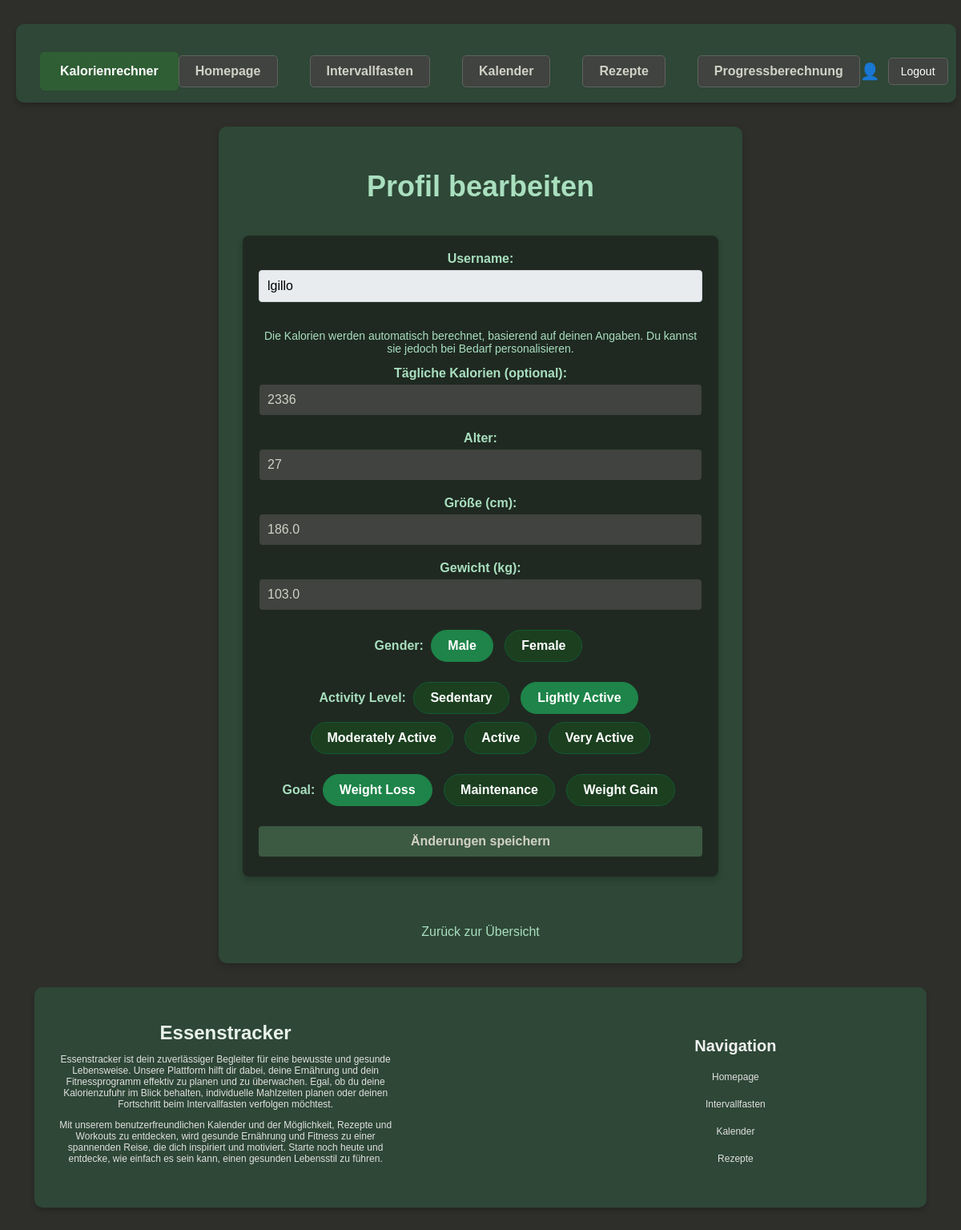
Screenshot of /trackerapp/edit-profile/ (signed in) with the database file from the repository.
### trackerapp/models.py (models this page shows, shortened)
class UserProfile(models.Model):
    user = models.OneToOneField(User, on_delete=models.CASCADE)
    GENDER_CHOICES = [
        ('M', 'Male'),
        ('F', 'Female'),
    ]
    ACTIVITY_CHOICES = [
        ('sedentary', 'Sedentary'),
        ('light', 'Lightly Active'),
        ('moderate', 'Moderately Active'),
        ('active', 'Active'),
        ('very_active', 'Very Active'),
    ]
    GOAL_CHOICES = [
        ('weight_loss', 'Weight Loss'),
        ('maintenance', 'Maintenance'),
        ('weight_gain', 'Weight Gain'),
    ]
    age = models.PositiveIntegerField(default=25)
    gender = models.CharField(max_length=1, choices=GENDER_CHOICES, default='M')
    height = models.FloatField(default=170.0, help_text="Height in cm")
    weight = models.FloatField(default=70.0, help_text="Weight in kg")
    activity = models.CharField(max_length=20, choices=ACTIVITY_CHOICES, default='sedentary')
    goal = models.CharField(max_length=20, choices=GOAL_CHOICES, default='maintenance')
    daily_calories = models.PositiveIntegerField(default=2000)
    daily_carbohydrates = models.PositiveIntegerField(default=250, help_text="Daily Carbohydrates in grams")
    daily_proteins = models.PositiveIntegerField(default=75, help_text="Daily Proteins in grams")
    daily_fats = models.PositiveIntegerField(default=70, help_text="Daily Fats in grams")

### trackerapp/views.py (the view)
# urls.py: path('trackerapp/edit-profile/', trackerapp_views.edit_profile, name='edit_profile'),
@login_required
def edit_profile(request):
    try:
        user_profile = UserProfile.objects.get(user=request.user)
        if request.method == 'POST':
            form = UserProfileForm(request.POST, instance=user_profile)
            if form.is_valid():
                form.save()
                daily_calories = user_profile.daily_calories
                carbohydrates = user_profile.daily_carbohydrates
                protein = user_profile.daily_proteins
                fat = user_profile.daily_fats
                daily_food_entry = DailyFood.objects.filter(user=request.user, day=now().date()).first()
                if not daily_food_entry:
                    DailyFood.objects.create(
                        user=request.user,
                        day=now().date(),
                        daily_calorie_target=daily_calories,
                        carbohydrates=carbohydrates,
                        protein=protein,
                        fat=fat,
                        calories_eaten=0,
                        fat_eaten=0,
                        carbohydrates_eaten=0,
                        protein_eaten=0,
                        calories_burned=0,
                        calorie_result=0,
                    )
                else:
                    daily_food_entry.daily_calorie_target = daily_calories
                    daily_food_entry.carbohydrates = carbohydrates
                    daily_food_entry.protein = protein
                    daily_food_entry.fat = fat
                    daily_food_entry.save()
                messages.success(request, 'Profil erfolgreich aktualisiert und DailyFood-Werte gespeichert!')
                return redirect('trackerapp')
        else:
            form = UserProfileForm(instance=user_profile)
    except UserProfile.DoesNotExist:
        form = UserProfileForm()
    return render(request, 'edit_profile.html', {'form': form})

### trackerapp/forms.py
class UserProfileForm(forms.ModelForm):
    class Meta:
        model = UserProfile
        fields = ['age', 'gender', 'height', 'weight', 'activity', 'goal', 'daily_calories']
        widgets = {
            'gender': forms.RadioSelect,
            'activity': forms.RadioSelect,
            'goal': forms.RadioSelect,
        }
        labels = {
            'age': 'Alter',
            'gender': 'Geschlecht',
            'height': 'Größe (cm)',
            'weight': 'Gewicht (kg)',
            'activity': 'Aktivitätslevel',
            'goal': 'Ziel',
            'daily_calories': 'Tägliche Kalorien (optional)',
        }
    def __init__(self, *args, **kwargs):
        super().__init__(*args, **kwargs)
        self.fields['gender'].choices = [
            (choice[0], choice[1]) for choice in self.fields['gender'].choices if choice[0] != ''
        ]
        self.fields['activity'].choices = [
            (choice[0], choice[1]) for choice in self.fields['activity'].choices if choice[0] != ''
        ]
        self.fields['goal'].choices = [
            (choice[0], choice[1]) for choice in self.fields['goal'].choices if choice[0] != ''
        ]

### trackerapp/templates/edit_profile.html (shortened to what this page needs)
{% extends 'base.html' %}
{% block content %}
<div class="container">
    <h1>Profil bearbeiten</h1>
    <form method="POST">
        <div>
            <label for="username">Username:</label>
            <input type="text" id="username" name="username" value="{{ form.username.initial|default:user.username }}" class="readonly" readonly>
        </div>
        <div>
            <p style="font-size: 14px; color: #A9DFBF;">
                Die Kalorien werden automatisch berechnet, basierend auf deinen Angaben. Du kannst sie jedoch bei Bedarf personalisieren.
            </p>
            {{ form.daily_calories.label_tag }}
            {{ form.daily_calories }}
        </div>
        <div>
            {{ form.age.label_tag }}
            {{ form.age }}
        </div>
        <div>
            {{ form.height.label_tag }}
            {{ form.height }}
        </div>
        <div>
            {{ form.weight.label_tag }}
            {{ form.weight }}
        </div>
        <div class="chip-group">
            <label>Gender:</label>
            {% for choice in form.gender.field.choices %}
                <label for="gender_{{ forloop.counter }}" class="chip">{{ choice.1 }}</label>
            {% endfor %}
        </div>
        <div class="chip-group">
            <label>Activity Level:</label>
            {% for choice in form.activity.field.choices %}
                <label for="activity_{{ forloop.counter }}" class="chip">{{ choice.1 }}</label>
            {% endfor %}
        </div>
        <div class="chip-group">
            <label>Goal:</label>
            {% for choice in form.goal.field.choices %}
                <label for="goal_{{ forloop.counter }}" class="chip">{{ choice.1 }}</label>
            {% endfor %}
        </div>
        <button type="submit">Änderungen speichern</button>
    </form>
    <a href="{% url 'trackerapp' %}">Zurück zur Übersicht</a>
</div>
{% endblock %}

### trackerapp/templates/base.html (style rules this page uses)
body { font-family: Arial, sans-serif; background-color: #2e2f2b; color: #d1d1c7; margin: 0; padding: 20px; justify-content: center; align-items: center; }
form { margin-bottom: 20px; background-color: #1f2921; padding: 20px; border-radius: 8px; text-align: center; box-shadow: 0 4px 8px rgba(0, 0, 0, 0.2); }
form input, form button, form select { padding: 10px; margin: 5px 0; border: none; border-radius: 4px; }
form input , form select { width: calc(100% - 22px); background-color: #40433f; color: #d1d1c7; }
form button { background-color: #3c5941; color: #d1d1c7; cursor: pointer; }

### trackerapp/templates/edit_profile.html (style rules this page uses)
body { font-family: Arial, sans-serif; background-color: #2e2f2b; color: #d1d1c7; margin: 0; display: flex; flex-direction: column; justify-content: center; align-items: center; text-align: center; }
.container { background-color: #2e4736; color: white; border-radius: 10px; box-shadow: 0 4px 8px rgba(0, 0, 0, 0.2); padding: 30px; width: 600px; max-width: 90%; display: flex; flex-direction: column; gap: 20px; margin: 20px auto; }
h1 { font-size: 36px; color: #A9DFBF; margin-bottom: 20px; }
form { display: flex; flex-direction: column; gap: 15px; }
label { font-weight: bold; color: #A9DFBF; }
input, select, button { font-size: 16px; padding: 10px; border: none; border-radius: 5px; width: 100%; }
input, select { background-color: #D5D8DC; color: #2F4F4F; }
button { background-color: #145A32; color: white; cursor: pointer; font-weight: bold; }
.chip-group label.chip { display: inline-block; padding: 10px 20px; margin: 5px; border: 1px solid #145A32; border-radius: 20px; background-color: #1b3f1f; color: white; cursor: pointer; transition: background-color 0.3s, color 0.3s; }
.chip-group input[type="radio"]:checked + label.chip { background-color: #1E8449; border-color: #1E8449; }
a { color: #A9DFBF; text-decoration: none; margin-top: 20px; display: block; text-align: center; }
.readonly { background-color: #e9ecef; color: #000000; border: 1px solid #ced4da; cursor: not-allowed; }

### rows the page displays
UserProfile: daily_calories "2336", age "27", height "186.0", weight "103.0"

### other values shown
{{ choice.1 }} "Male" "Female"
{{ choice.1 }} "Sedentary" "Lightly Active" "Moderately Active" "Active" "Very Active"
{{ choice.1 }} "Weight Loss" "Maintenance" "Weight Gain"
